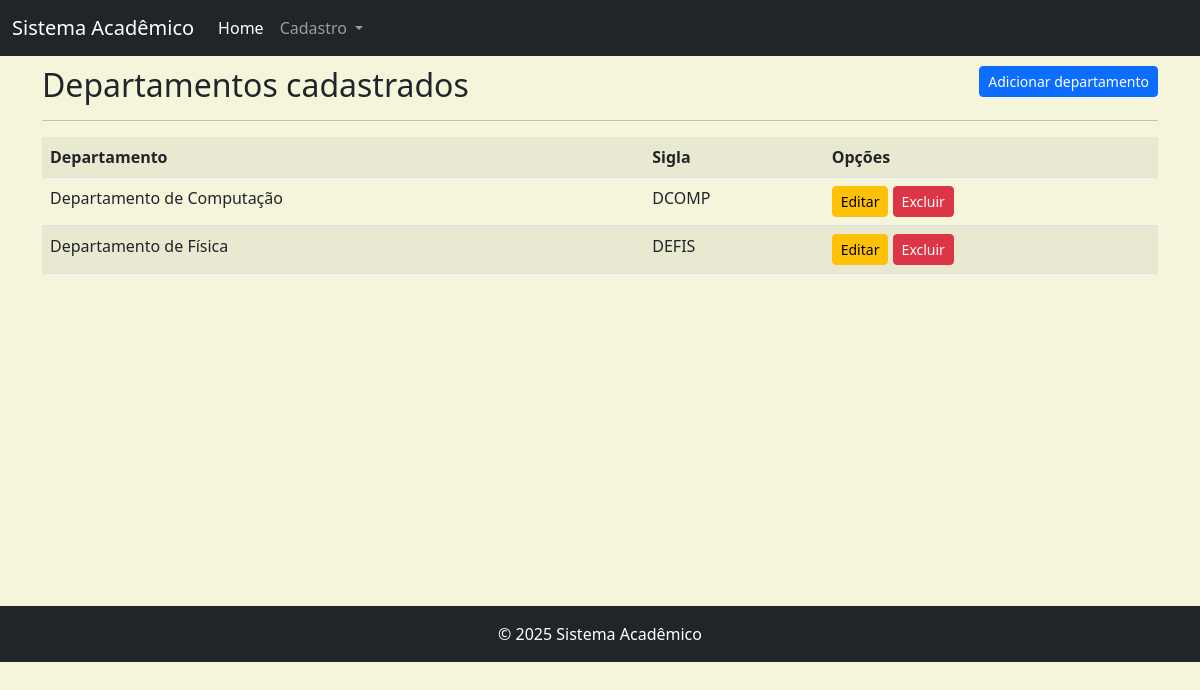
The app's page /listar/departamento/, older data.
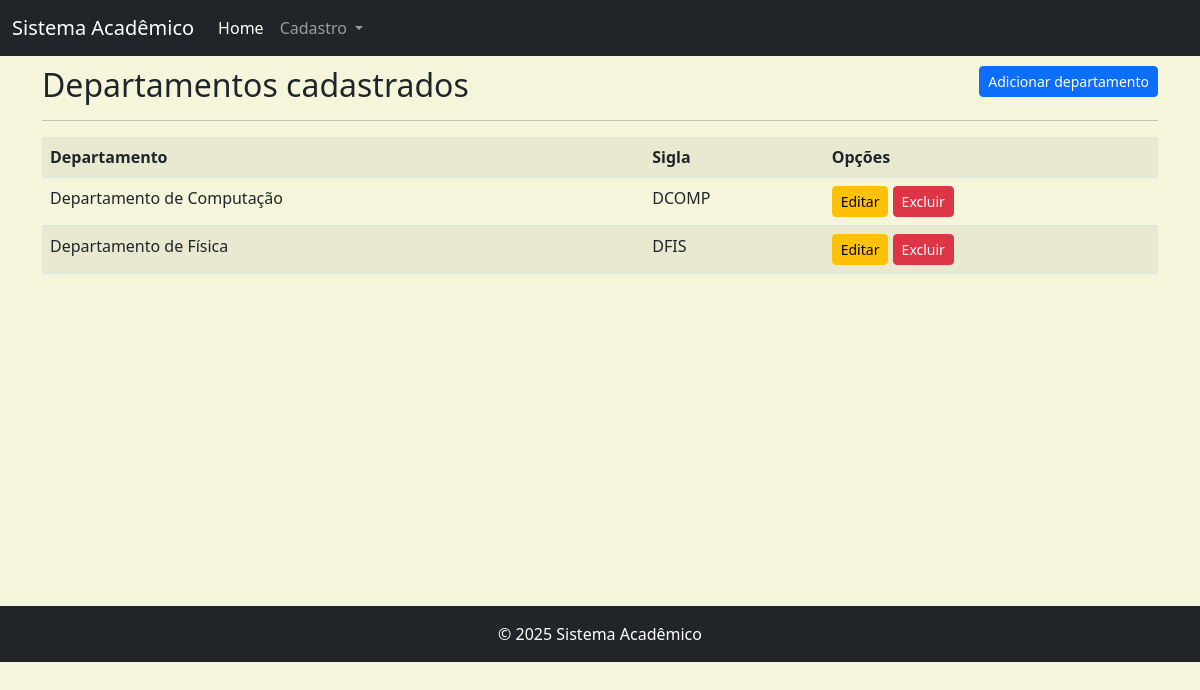
The same page, newer data.
### cadastros/models.py (models this page shows, shortened)
class Departamento(models.Model):
    nome = models.CharField(max_length=50)
    sigla = models.CharField(max_length=5)

### cadastros/views.py (the view)
class DepartamentoList(ListView):
    model = Departamento
    template_name = 'cadastros/lista/departamento.html'

### cadastros/templates/cadastros/lista/departamento.html (shortened to what this page needs)
{% extends 'paginas/base.html' %}
{% load static %}
{% block conteudo %}
<h2>Departamentos cadastrados
    <a href="{% url 'cadastrar-departamento' %}"
    class="btn btn-primary btn-sm float-end">
        Adicionar departamento
    </a>
</h2>
<hr>
<div class="table-responsive">
    <table class="table table-striped">
        <tr>
            <th>Departamento</th>
            <th>Sigla</th>
            <th>Opções</th>
        </tr>
        {% for departamento in object_list %}
        <tr>
            <td>{{ departamento.nome }}</td>
            <td>{{ departamento.sigla }}</td>
            <td>
                <a href="{% url 'editar-departamento' departamento.pk %}"
                class="btn btn-warning btn-sm" title="Editar">
                    Editar
                </a>
                <a href="{% url 'excluir-departamento' departamento.pk %}"
                class="btn btn-danger btn-sm" title="Excluir">Excluir</a>
            </td>
        </tr>
        {% empty %}
        <tr>
            <td colspan="3">
                Nenhum campo registro.
            </td>
        </tr>
        {% endfor %}
    </table>
</div>
{% endblock %}

Row changes from the older to the newer data that the page shows:
changed Departamento "Departamento de Física": sigla "DEFIS" → "DFIS"
